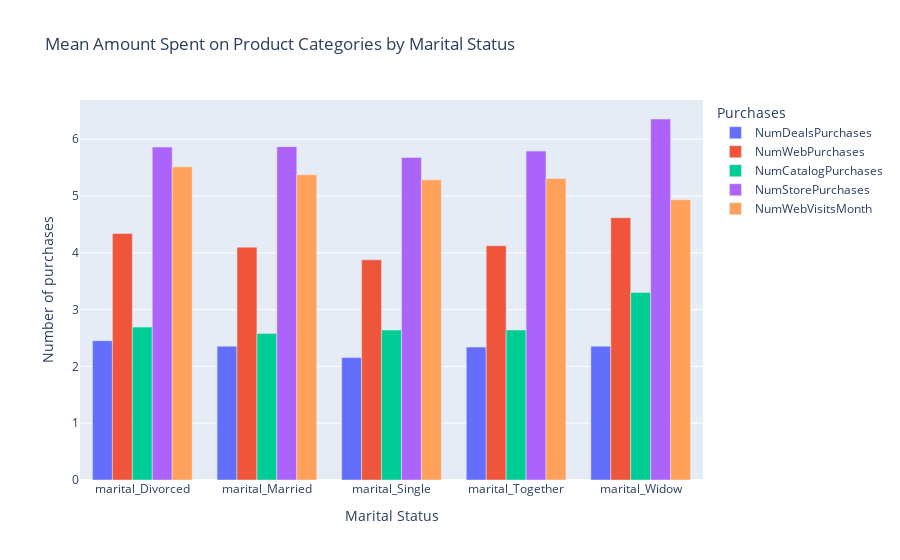

Source (notebook cell):
### Code cell
number = ['NumDealsPurchases', 'NumWebPurchases', 'NumCatalogPurchases', 'NumStorePurchases', 'NumWebVisitsMonth']
#data= data[number]
status = ['marital_Divorced', 'marital_Married', 'marital_Single', 'marital_Together', 'marital_Widow']
# Create a consolidated status column
data['status'] = data[status].idxmax(axis=1)

# Group by marital status and calculate the mean of Mnt columns
mnt_by_education0 = data.groupby('status')[number].mean()

# Transpose the DataFrame for easier plotting with plotly
mnt_by_education1 = mnt_by_education0.T.reset_index()

# Melt the DataFrame for plotting
mnt_by_education2 = mnt_by_education1.melt(id_vars='index', var_name='Marital Status', value_name='Number of purchases')

# Rename the 'index' column for better readability in the plot
mnt_by_education = mnt_by_education2.rename(columns={'index': 'Purchases'})

# Plotting with Plotly
fig = px.bar(mnt_by_education, x='Marital Status', y='Number of purchases', color='Purchases', barmode='group',
             labels={'Mean purchases': 'Mean Purchases'},
             title='Mean Amount Spent on Product Categories by Marital Status')
fig.show()

### Figure 1 — Plotly figure (JSON) as saved in the notebook; plotly's stock layout.template omitted (floating-point values rounded to 4 significant figures)
{"data": [{"alignmentgroup": "True", "hovertemplate": "Purchases=NumDealsPurchases<br>Marital Status=%{x}<br>Number of purchases=%{y}<extra></extra>", "legendgroup": "NumDealsPurchases", "marker": {"color": "#636efa", "pattern": {"shape": ""}}, "name": "NumDealsPurchases", "offsetgroup": "NumDealsPurchases", "orientation": "v", "showlegend": true, "textposition": "auto", "type": "bar", "x": ["marital_Divorced", "marital_Married", "marital_Single", "marital_Together", "marital_Widow"], "xaxis": "x", "y": [2.452, 2.356, 2.155, 2.34, 2.355], "yaxis": "y"}, {"alignmentgroup": "True", "hovertemplate": "Purchases=NumWebPurchases<br>Marital Status=%{x}<br>Number of purchases=%{y}<extra></extra>", "legendgroup": "NumWebPurchases", "marker": {"color": "#EF553B", "pattern": {"shape": ""}}, "name": "NumWebPurchases", "offsetgroup": "NumWebPurchases", "orientation": "v", "showlegend": true, "textposition": "auto", "type": "bar", "x": ["marital_Divorced", "marital_Married", "marital_Single", "marital_Together", "marital_Widow"], "xaxis": "x", "y": [4.339, 4.1, 3.876, 4.125, 4.618], "yaxis": "y"}, {"alignmentgroup": "True", "hovertemplate": "Purchases=NumCatalogPurchases<br>Marital Status=%{x}<br>Number of purchases=%{y}<extra></extra>", "legendgroup": "NumCatalogPurchases", "marker": {"color": "#00cc96", "pattern": {"shape": ""}}, "name": "NumCatalogPurchases", "offsetgroup": "NumCatalogPurchases", "orientation": "v", "showlegend": true, "textposition": "auto", "type": "bar", "x": ["marital_Divorced", "marital_Married", "marital_Single", "marital_Together", "marital_Widow"], "xaxis": "x", "y": [2.691, 2.581, 2.639, 2.641, 3.303], "yaxis": "y"}, {"alignmentgroup": "True", "hovertemplate": "Purchases=NumStorePurchases<br>Marital Status=%{x}<br>Number of purchases=%{y}<extra></extra>", "legendgroup": "NumStorePurchases", "marker": {"color": "#ab63fa", "pattern": {"shape": ""}}, "name": "NumStorePurchases", "offsetgroup": "NumStorePurchases", "orientation": "v", "showlegend": true, "textposition": "auto", "type": "bar", "x": ["marital_Divorced", "marital_Married", "marital_Single", "marital_Together", "marital_Widow"], "xaxis": "x", "y": [5.861, 5.869, 5.679, 5.79, 6.355], "yaxis": "y"}, {"alignmentgroup": "True", "hovertemplate": "Purchases=NumWebVisitsMonth<br>Marital Status=%{x}<br>Number of purchases=%{y}<extra></extra>", "legendgroup": "NumWebVisitsMonth", "marker": {"color": "#FFA15A", "pattern": {"shape": ""}}, "name": "NumWebVisitsMonth", "offsetgroup": "NumWebVisitsMonth", "orientation": "v", "showlegend": true, "textposition": "auto", "type": "bar", "x": ["marital_Divorced", "marital_Married", "marital_Single", "marital_Together", "marital_Widow"], "xaxis": "x", "y": [5.513, 5.375, 5.285, 5.306, 4.934], "yaxis": "y"}], "layout": {"barmode": "group", "legend": {"title": {"text": "Purchases"}, "tracegroupgap": 0}, "title": {"text": "Mean Amount Spent on Product Categories by Marital Status"}, "xaxis": {"anchor": "y", "domain": [0, 1], "title": {"text": "Marital Status"}}, "yaxis": {"anchor": "x", "domain": [0, 1], "title": {"text": "Number of purchases"}}}}
